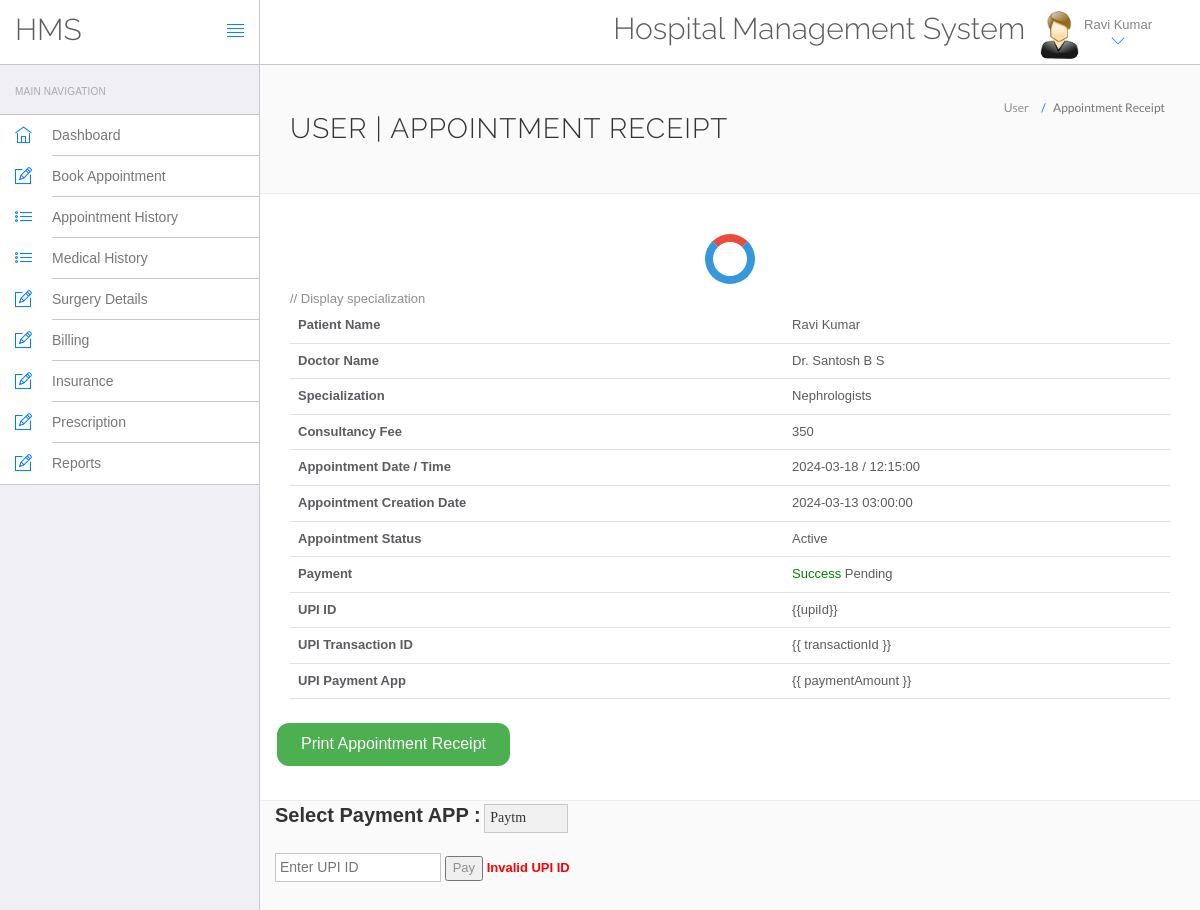
Page /hms/app.php (signed in) on the committed database.
### tables this page shows
CREATE TABLE `users` (
  `id` int(11) NOT NULL,
  `fullName` varchar(100) DEFAULT NULL,
  `address` text DEFAULT NULL,
  `city` varchar(100) DEFAULT NULL,
  `gender` varchar(10) DEFAULT NULL,
  `email` varchar(100) DEFAULT NULL,
  `password` varchar(255) DEFAULT NULL,
  `regDate` timestamp NOT NULL DEFAULT current_timestamp(),
  `updationDate` timestamp NOT NULL DEFAULT current_timestamp() ON UPDATE current_timestamp()
);

CREATE TABLE `appointment` (
  `id` int(11) NOT NULL,
  `userId` int(11) DEFAULT NULL,
  `doctorId` int(11) DEFAULT NULL,
  `doctorSpecialization` varchar(100) DEFAULT NULL,
  `consultancyFees` int(11) DEFAULT NULL,
  `appointmentDate` date DEFAULT NULL,
  `appointmentTime` time DEFAULT NULL,
  `postingDate` timestamp NOT NULL DEFAULT current_timestamp(),
  `userStatus` int(11) DEFAULT NULL,
  `doctorStatus` int(11) DEFAULT NULL,
  `updationDate` timestamp NOT NULL DEFAULT current_timestamp() ON UPDATE current_timestamp()
);

CREATE TABLE `doctors` (
  `id` int(11) NOT NULL,
  `specialization` varchar(100) DEFAULT NULL,
  `doctorName` varchar(100) DEFAULT NULL,
  `address` text DEFAULT NULL,
  `docFees` varchar(50) DEFAULT NULL,
  `contactno` bigint(20) DEFAULT NULL,
  `docEmail` varchar(100) DEFAULT NULL,
  `password` varchar(255) DEFAULT NULL,
  `creationDate` timestamp NOT NULL DEFAULT current_timestamp(),
  `updationDate` timestamp NOT NULL DEFAULT current_timestamp() ON UPDATE current_timestamp()
);

### hms/app.php (the view, shortened to what this page needs)
<?php
include('include/config.php');
?>
<!DOCTYPE html>
<html lang="en" ng-app="calcApp">
<head>
    <link rel="stylesheet" href="vendor/bootstrap/css/bootstrap.min.css">
    <link rel="stylesheet" href="vendor/fontawesome/css/font-awesome.min.css">
    <link rel="stylesheet" href="vendor/themify-icons/themify-icons.min.css">
    <link href="vendor/animate.css/animate.min.css" rel="stylesheet" media="screen">
    <link href="vendor/perfect-scrollbar/perfect-scrollbar.min.css" rel="stylesheet" media="screen">
    <link href="vendor/switchery/switchery.min.css" rel="stylesheet" media="screen">
    <link href="vendor/bootstrap-touchspin/jquery.bootstrap-touchspin.min.css" rel="stylesheet" media="screen">
    <link href="vendor/select2/select2.min.css" rel="stylesheet" media="screen">
    <link href="vendor/bootstrap-datepicker/bootstrap-datepicker3.standalone.min.css" rel="stylesheet"
          media="screen">
    <link href="vendor/bootstrap-timepicker/bootstrap-timepicker.min.css" rel="stylesheet" media="screen">
    <link rel="stylesheet" href="assets/css/styles.css">
    <link rel="stylesheet" href="assets/css/plugins.css">
    <link rel="stylesheet" href="assets/css/themes/theme-1.css" id="skin_color"/>
</head>
<body ng-controller="calcCntrl">
<div id="app">
    <?php include('include/sidebar.php'); ?>
    <div class="app-content">
        <?php include('include/header.php'); ?>
        <div class="main-content">
            <div class="wrap-content container" id="container">
                <main class="print-content">
                    <section id="page-title">
                        <div class="row">
                            <div class="col-sm-8">
                                <h1 class="mainTitle">User | Appointment Receipt</h1>
                            </div>
                            <ol class="breadcrumb">
                                <li><span>User </span></li>
                                <li class="active"><span>Appointment Receipt</span></li>
                            </ol>
                        </div>
                    </section>
                    <div class="container-fluid container-fullw bg-white">
                        <div class="row">
                            <div class="col-md-12">
                                <loader ng-show="processing">
                                    <div class="loading-container">
                                        <div class="loading-animation"></div>
                                    </div>
                                </loader>
                                <?php
                                $sql = mysqli_query($con, "SELECT doctors.doctorName AS docname, doctors.specialization AS docSpecialization, appointment.*
                                                        FROM appointment
                                                        JOIN doctors ON doctors.id = appointment.doctorId
                                                        WHERE appointment.userId='" . $_SESSION['id'] . "'
                                                        ORDER BY appointment.appointmentDate DESC");
                                $cnt = 1;
                                while ($row = mysqli_fetch_array($sql)) {
                                    if ($cnt == 1) {
                                        ?>
                                        <table class="table table-hover" id="sample-table-1" ng-show="!processing">
                                            <thead>
                                            <tr>
                                                <th>Patient Name</th>
                                                <td>
                                                    <span class="username">
                                                    <?php
                                                    $query1 = mysqli_query($con, "SELECT fullName from users where id='" . $_SESSION['id'] . "'");
                                                    while ($row1 = mysqli_fetch_array($query1)) {
                                                        echo $row1['fullName'];
                                                    }
                                                    ?>
                                                    </span>
                                                </td>
                                            </tr>
                                            <tr>
                                                <th class="hidden-xs">Doctor Name</th>
                                                <td class="hidden-xs"><?php echo $row['docname']; ?></td>
                                            </tr>
                                            <tr>
                                                <th>Specialization</th>
                                                <td><?php echo $row['docSpecialization']; ?></td>  // Display specialization
                                            </tr>
                                            <tr>
                                                <th>Consultancy Fee</th>
                                                <td><?php echo $row['consultancyFees']; ?></td>
                                            </tr>
                                            <tr>
                                                <th>Appointment Date / Time </th>
                                                <td><?php echo $row['appointmentDate']; ?>
                                                    / <?php echo $row['appointmentTime']; ?></td>
                                            </tr>
                                            <tr>
                                                <th>Appointment Creation Date </th>
                                                <td><?php echo $row['postingDate']; ?></td>
                                            </tr>
                                            <tr>
                                                <th>Appointment Status</th>
                                                <td><?php if($row['userStatus']==1){ echo "Active"; } else { echo "Cancelled"; } ?></td>
                                            </tr>
                                            <tr>
                                                <th>Payment</th>
                                                <td><span ng-show="success" style="color:green;">Success</span> <span
                                                        ng-hide="success">Pending</span></td>
                                            </tr>
                                            <tr ng-show="success">
                                                <th>UPI ID</th>
                                                <td>{{upiId}}</td>
                                            </tr>
                                            <tr ng-show="success">
                                                <th>UPI Transaction ID</th>
                                                <td>{{ transactionId }}</td>
                                            </tr>
                                            <tr ng-show="success">
                                                <th>UPI Payment App</th>
                                                <td>{{ paymentAmount }}</td>
                                            </tr>
                                            </thead>
                                            <?php
                                            $cnt = $cnt + 1;
                                        } else {
                                            $cnt = $cnt + 1;
                                        }
                                    } ?>
                                </table>
                            </div>
                            <td style="text-align: center;">
                                <button id="printButton" onclick="captureScreenshot()" ng-show="success"
                                        style="background-color: #4CAF50;
                                        border: none;
                                        color: white;
                                        padding: 10px 24px;
                                        text-align: center;
                                        text-decoration: none;
                                        display: inline-block;
                                        font-size: 16px;
                                        margin: 4px 2px;
                                        cursor: pointer;
                                        border-radius: 12px;">
                                    Print Appointment Receipt
                                </button>
                            </td>
                        </div>
                    </div>
                </main>
                <form name="form" ng-show="!success1">
                    <b ng-init="paymentAmount = 'Google Pay'">
                        <label style="font-size: 20px; color: #333; font-weight: bold;">Select Payment APP : </label></b>
                    <select ng-model="paymentAmount"
                            style="background-color: #f0f0f0; font-family: 'Times New Roman'; color: #333; padding: 5px; border-radius: 20px;">
                        <option value="Paytm">Paytm</option>
                    </select>
                    <br><br>
                    <input type="text" ng-model="upiId" placeholder="Enter UPI ID" ng-change="validateUPI()">
                    <button ng-click="pay()" ng-disabled="failupi">Pay</button>
                    <span ng-if="failupi" style="color: red; font-weight: bold;">Invalid UPI ID</span>
                </form>
            </div>
        </div>
    </div>
    </body>
</html>

### hms/include/header.php (shortened to what this page needs)
<header class="navbar navbar-default navbar-static-top">
					<div class="navbar-header">
						<a class="navbar-brand" href="#">
							<h2 style="padding-top:20% ">HMS</h2>
						</a>
						<a href="#" class="sidebar-toggler pull-right visible-md visible-lg" data-toggle-class="app-sidebar-closed" data-toggle-target="#app">
							<i class="ti-align-justify"></i>
						</a>
					</div>
					<div class="navbar-collapse collapse">
						<ul class="nav navbar-right">
								<li  style="padding-top:2% ">
								<h2>Hospital Management System</h2>
							</li>
							<li class="dropdown current-user">
								<a href class="dropdown-toggle" data-toggle="dropdown">
									<img src="assets/images/images.jpg"> <span class="username">
									<?php $query=mysqli_query($con,"select fullName from users where id='".$_SESSION['id']."'");
while($row=mysqli_fetch_array($query))
{
	echo $row['fullName'];
}
									?> <i class="ti-angle-down"></i></i></span>
								</a>
							</li>
						</ul>
					</div>
				</header>

### hms/assets/css/themes/theme-1.css (style rules this page uses)
body { background: #FAFAFA; }
header .navbar-header { background: #ffffff !important; border-right-color: #c8c7cc !important; border-bottom-color: #c8c7cc !important; }
header .navbar-header .sidebar-toggler, header .navbar-header .sidebar-mobile-toggler { color: #007aff !important; }
header .navbar-header .navbar-brand { color: #777 !important; }
header .navbar-collapse { background: #ffffff !important; border-bottom-color: #c8c7cc !important; box-shadow: none !important; }
header .navbar-collapse .navbar-right > li > a { color: #777; }
header .navbar-collapse .navbar-right > li > a i { color: #007aff !important; }

### hms/app.php (style rules this page uses)
.loading-container { text-align: center; }
.loading-animation { display: inline-block; width: 50px; height: 50px; border: 8px solid #3498db; border-top: 8px solid #e74c3c; border-radius: 50%; animation: spin 1s linear infinite; }

### rows in the picture
users: fullName "Ravi Kumar"
appointment: doctorId.doctorName "Dr. Santosh B S", doctorId.specialization "Nephrologists", consultancyFees "350", appointmentDate "2024-03-18", appointmentTime "12:15:00", postingDate "2024-03-13 03:00:00", userStatus "Active"
